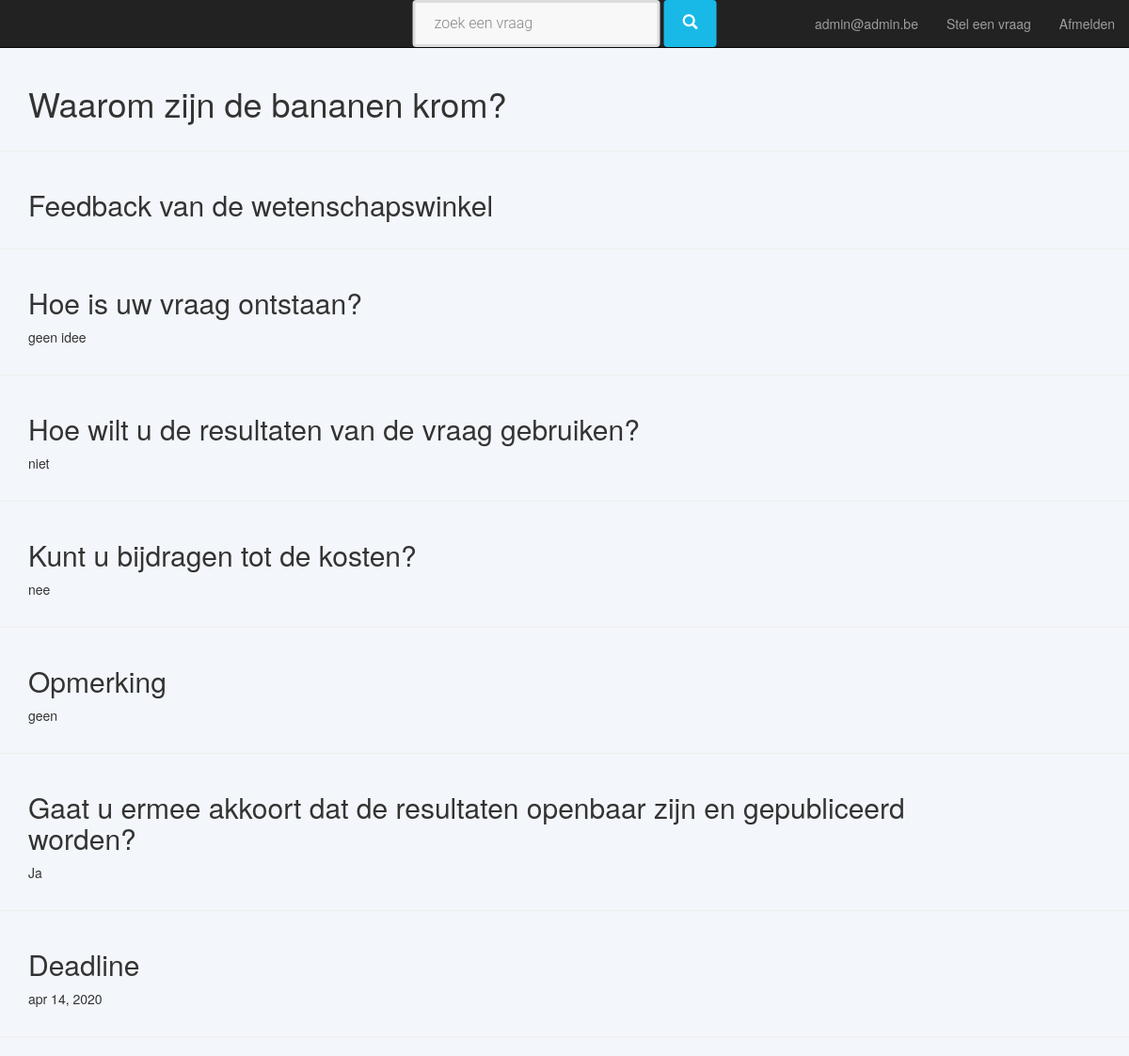
/dbwwinkel/detail_organisation/1 (signed in), run on the app's committed database.
### custom_users/models.py (models this page shows, shortened)
class AbstractUser(AbstractBaseUser, PermissionsMixin):
    email = models.EmailField(
        _('email address'),
        unique=True,
        error_messages={
            'unique': _('This email is already used.')
        },
    )
    is_staff = models.BooleanField(
        _('staff status'),
        default=False,
        help_text=_('Designates whether the user can log into this admin site.')
    )
    is_active = models.BooleanField(
        _('is active'),
        default=True,
        help_text=_('Designates whether this user should be treated as active. Unselect this instead of deleting accounts.')
    )
    date_joined = models.DateTimeField(_('date joined'), default=timezone.now)
    USERNAME_FIELD = 'email'
    REQUIRED_FIELDS = []
    objects = UserManager()
    class Meta:
        verbose_name = _('user')
        verbose_name_plural = _('users')
        abstract = True

class User(AbstractUser):
    first_name = models.CharField(_('first name'), max_length=50, null=True)
    last_name = models.CharField(_('last name'), max_length=50, null=True)
    telephone = models.PositiveIntegerField(_('telephone number'), null=True)
    gsm = models.PositiveIntegerField(_('gsm number'), null=True)
    def is_manager(self):
        return ManagerUser.objects.filter(pk=self.id).exists()
        try:
            ManagerUser.objects.get(pk=self.id)
        except ObjectDoesNotExist:
            return False
        return True

### dbwwinkel/models.py (models this page shows, shortened)
class Question(models.Model):
    question_text = models.TextField()
    reason = models.TextField()
    purpose = models.TextField()
    own_contribution = models.TextField()
    remarks = models.TextField(blank=True)
    internal_remarks = models.TextField(blank=True)
    how_know_WW = models.TextField(blank=True)
    deadline = models.DateField(blank=True, null=True)
    public = models.BooleanField()
    creation_date = models.DateTimeField(default=timezone.now)
    active = models.BooleanField(default=True)
    state = models.ForeignKey(State)
    region = models.ManyToManyField(Region)
    organisation = models.ForeignKey(Organisation)
    keyword = models.ManyToManyField(Keyword)
    question_subject = models.ManyToManyField(QuestionSubject, blank=True)
    study_field = models.ManyToManyField(StudyField, blank=True)
    def get_state_name(self):
        return self.state
    state_name = property(get_state_name)
    class Meta:
        default_permissions = ('add', 'delete')
        permissions = (
            ('view_draft_question', _('Can view draft question')),
            ('edit_draft_question', _('Can edit draft question')),
            ('view_in_progress_central_question', _('Can view in progress question central')),
            ('edit_in_progress_central_question', _('Can edit in progress question central')),
            ('view_processed_central_question', _('Can view processed question central')),
            ('edit_processed_central_question', _('Can edit processed question central')),
            ('view_in_progress_regional_question', _('Can view in progress question regional')),
            ('edit_in_progress_regional_question', _('Can edit in progress question regional')),
            ('edit_public_question', _('Can edit public question')),
            ('edit_reserved_question', _('Can edit reserved question')),
            ('view_ongoing_question', _('Can view ongoing question')),
            ('edit_ongoing_question', _('Can edit ongoing question')),
            ('view_finished_question', _('Can view finished question')),
            ('edit_finished_question', _('Can edit finished question')),
            ('view_denied_question', _('Can view denied question')),
            ('edit_denied_question', _('Can edit denied question')),
            ('view_revoked_question', _('Can view revoked question')),
            ('edit_revoked_question', _('Can edit revoked question')),
        )

### dbwwinkel/views.py (the view, shortened to what this page needs)
# urls.py: url(r'^detail_organisation/(?P<question_id>[0-9]+)', views.detail, name='detail_organisation'),
def detail(request, question_id):
    question = Question.objects.get(id=question_id)
    button_template = "dbwwinkel/detail_question/default.html"
    region_list = []
    if request.user.is_authenticated == False: # Then the user is a student
        return student_detail(request, question)
    elif OrganisationUser.objects.filter(id = request.user.id).exists():
        if request.user.has_perm('edit_question', question):
            button_template = "dbwwinnkel/detail_question/organisations.html"
    context = {'question': question,
               'button_template': button_template,
               'region_lst': region_list,
               'question_id': question_id}
    return render(request, 'dbwwinkel/detail_question/detail_question_base.html', context)

### dbwwinkel/templates/dbwwinkel/detail_question/detail_question_base.html (shortened to what this page needs)
{% extends "base/base.html" %}
{% load cms_tags menu_tags sekizai_tags staticfiles %}
{% block content %}
    <div class = "container">
        <div class="row">
            <div class = "col-md-10">
                <h1>{{ question.question_text }}</h1>
                </div>
            <div class = "col-md-2">
                <br>
            </div>
        </div>
    </div>
    <hr />
       <div class = "container">
        <div class="row">
            <div class = "col-md-11">
                <h2>Feedback van de wetenschapswinkel</h2>
            </div>
        </div>
    </div>
    <hr/>
    <div class = "container">
        <div class="row">
            <div class = "col-md-11">
                <h2>Hoe is uw vraag ontstaan?</h2>
                <p>{{ question.reason }}</p>
            </div>
        </div>
    </div>
    <hr />
    <div class = "container">
        <div class="row">
            <div class = "col-md-11">
                <h2>Hoe wilt u de resultaten van de vraag gebruiken?</h2>
                <p>{{ question.purpose }}</p>
            </div>
        </div>
    </div>
    <hr/>
        <div class = "container">
        <div class="row">
            <div class = "col-md-11">
                <h2>Kunt u bijdragen tot de kosten?</h2>
                <p>{{ question.own_contribution }}</p>
            </div>
        </div>
    </div>
    <hr/>
       <div class = "container">
        <div class="row">
            <div class = "col-md-11">
                <h2>Opmerking</h2>
                <p>{{ question.remarks }}</p>
            </div>
        </div>
    </div>
    <hr/>
       <div class = "container">
        <div class="row">
            <div class = "col-md-11">
                <h2>Gaat u ermee akkoort dat de resultaten openbaar zijn en gepubliceerd worden?</h2>
                {% if question.public is True  %}
                <p>Ja</p>
                {% else %}
                <p>Nee</p>
                {% endif %}
            </div>
        </div>
    </div>
    <hr/>
    <div class = "container">
        <div class="row">
            <div class = "col-md-11">
                <h2>Deadline</h2>
                <p>{{ question.deadline }}</p>
            </div>
        </div>
    </div>
    <hr/>
{% endblock %}

### templates/base/base.html (shortened to what this page needs)
{% load cms_tags sekizai_tags static menu_tags  %}
<!doctype html>
<html>
    <head>
    <link rel="stylesheet" href="{% static 'dbwwinkel/css/bootstrap.css' %}">
    <link rel="stylesheet" href="{% static 'dbwwinkel/css/wwinkel.css' %} ">
    </head>
    <body>
        <nav class="navbar navbar-t navbar-inverse bg-inverse navbar-fixed-top">
             <ul class = "nav navbar-nav navbar-center">
              <li class="nav-item">
                 <form action =  "{% url 'list_questions'  %} " method="get" accept-charset="utf-8" >
                    <div class ="form-inline">
                    <input type ="text" placeholder="zoek een vraag" name="search_text">
                    <button type="submit" class="btn btn-default">
                        <i class ="glyphicon glyphicon-search"></i>
                        </button>
                    </div>
                    </form>
                </li>
            </ul>
            <ul class="nav navbar-nav navbar-right">
                {% if user.is_authenticated %}
                    <li>
                        <p class ="navbar-text">{{ user.email }}</p>
                    </li>
                    <li class="nav-item">
                        <a href="{% url 'register_question' %}">Stel een vraag</a>
                    </li>
                    <li class="nav-item">
                    <a href="{% url 'logout' %}">Afmelden</a>
                    </li>
                {% endif %}
            </ul>
</nav>
           {% block content %}{% endblock content %}
    </body>
</html>

### dbwwinkel/static/dbwwinkel/css/wwinkel.css (style rules this page uses)
body { background-color: #F3F6FA; padding-top: 70px; }
input[type="text"], input[type="password"], input[type= "number"], input[type = "email"], input[type = "tel"], input[type = "url"], input[type = "date"], textarea,select.form-control { height: 50px; margin: 0; padding: 0 20px; vertical-align: middle; background: #f8f8f8; border: 3px solid #ddd; font-family: 'Roboto', sans-serif; font-size: 16px; font-weight: 300; line-height: 50px; color: #888; -moz-border-radius: 4px; -webkit-border-radius: 4px; border-radius: 4px; -moz-box-shadow: none; -webkit-box-shadow: none; box-shadow: none; -o-transition: all .3s; -moz-transition: all .3s; -webkit-transition: all .3s; -ms-transition: all .3s; transition: all .3s; }
button.btn { height: 50px; margin: 0; padding: 0 20px; vertical-align: middle; background: #19b9e7; border: 0; font-family: 'Roboto', sans-serif; font-size: 16px; font-weight: 300; line-height: 50px; color: #fff; -moz-border-radius: 4px; -webkit-border-radius: 4px; border-radius: 4px; text-shadow: none; -moz-box-shadow: none; -webkit-box-shadow: none; box-shadow: none; -o-transition: all .3s; -moz-transition: all .3s; -webkit-transition: all .3s; -ms-transition: all .3s; transition: all .3s; }
.navbar-nav.navbar-right:last-child { margin-right: 0; }
@media (min-width: 768px) { .navbar-nav.navbar-center { position: absolute; left: 50%; transform: translatex(-50%); } }

### data on the page
User: email "admin@admin.be"
Question: question_text "Waarom zijn de bananen krom?", reason "geen idee", purpose "niet", own_contribution "nee", remarks "geen", deadline "apr 14, 2020"
